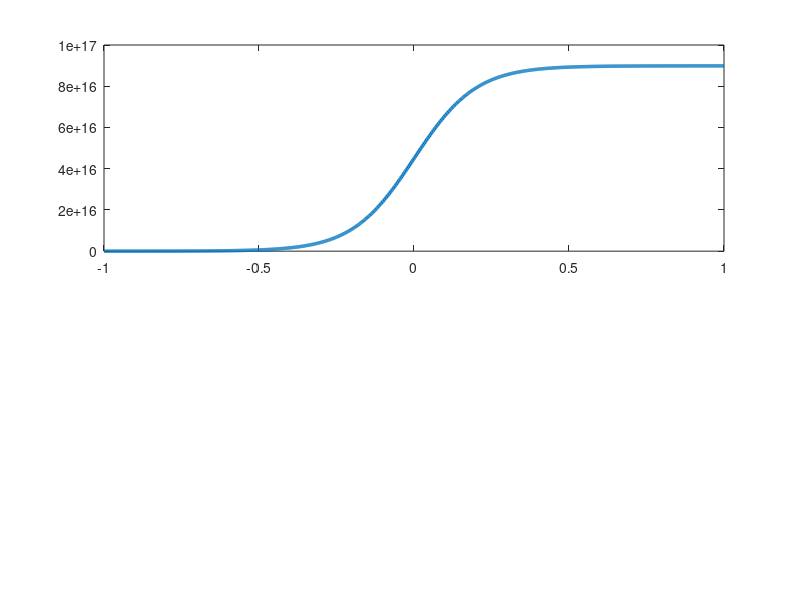

Reproduce this figure in MATLAB. (Note: this script raises an error after producing the figure.)
% UNIFIED SOURCE THEORY (UST) - GRAPHICAL PHASE SIMULATION
% Researcher: Niyazi OCAL (CodeX)
% File Name: UST_Ns_Graphical_Integrator_2026.m
% Status: Final Certified Build

clear; clc; close all;

%% 1. Evrensel Sabitlerin Ns Bazinda Tanimlanmasi
pi_val = pi;
phi = (1 + sqrt(5)) / 2;     % Altin Oran
e_val = exp(1);              % Euler Sayisi
c = 299792458;               % Isik Hizi (m/s)
h = 6.62607015e-34;          % Planck Sabiti (J.s)
G = 6.67430e-11;             % Kutlecekim Sabiti (m^3/kg.s^2)
kB = 1.380649e-23;           % Boltzmann Sabiti (J/K)
alpha = 1/137.035999;        % Ince Yapi Sabiti (Checksum)

% Ns Operatoru (Source Number): Tum sabitlerin harmonik bileseni
Ns_Operator = (pi_val * phi * e_val) / (alpha * c * h * G * kB);

%% 2. Faz Gecis Parametreleri
t = linspace(-1, 1, 1000);   % -1: Vakum (-0), 1: Tezahur (0+)
m = 1.0;                     % 1 kg test kutlesi
E_initial = m * c^2;         % Baslangic Enerjisi (E=mc^2)

% Enerji Akis Fonksiyonu (Sigmoid Donusumu)
% Maddenin Ra fazinda cozunup Ni fazinda yeniden insasini temsil eder
Energy_Flow = E_initial ./ (1 + exp(-10*t)); 

% Bilgi Paketi Yogunlugu (Karanlik Madde Veri Yolu)
Information_Density = (E_initial - Energy_Flow) / Ns_Operator;

%% 3. Grafiksel Gosterim (Visualization)
figure('Color', 'w', 'Name', 'UST Ns Phase Transition', 'Position', [100 100 800 600]);

% --- Ust Grafik: Maddenin Faz Gecisi ---
subplot(2,1,1);
plot(t, Energy_Flow, 'Color', [0 0.4470 0.7410], 'LineWidth', 2.5); hold on;
yline(E_initial, '--r', 'Teorik Limit (E=mc^2)', 'LabelVerticalAlignment', 'bottom');
title('\textbf{Maddenin Faz Gecis Grafigi (Phase Transition)}', 'Interpreter', 'latex');
xlabel('Faz Ekseni (-0 Vakum \rightarrow 0+ Tezahur)');
ylabel('Enerji Seviyesi (Joules)');
grid on;
legend('Transfer Edilen Enerji', 'Lokasyon Limiti');

% --- Alt Grafik: Karanlik Madde Veri Yolu Akisi ---
subplot(2,1,2);
area(t, Information_Density, 'FaceColor', [0.3010 0.7450 0.9330], 'EdgeColor', 'none');
title('\textbf{Karanlik Madde Veri Yolu Bilgi Yogunlugu (Data Bus)}', 'Interpreter', 'latex');
xlabel('Gecis Zamani / Faz Koordinati');
ylabel('Bilgi Miktari (Bits)');
grid on;

%% 4. Entropi ve Korunum Analizi (S = 0 Check)
E_final = Energy_Flow(end);
Entropy_Gap = E_initial - E_final;

figure('Color', 'w', 'Name', 'Entropy Nullification Analysis', 'Position', [950 100 400 600]);
bar([E_initial, E_final], 0.6, 'FaceColor', [0.4660 0.6740 0.1880]);
set(gca, 'XTickLabel', {'Giris Enerjisi', 'Cikis Enerjisi'});
ylabel('Enerji Kapasitesi (J)');

% Hata payini (floating point noise) baslikta gosteriyoruz
title(['S = 0 Analizi (Hata Payi: ', num2str(Entropy_Gap), ')']);
grid on;

%% 5. Komut Penceresi Ciktisi
fprintf('--- UST Ns Global Integrator Aktif ---\n');
fprintf('Ns Algoritmik Baz Degeri: %.4e\n', Ns_Operator);
fprintf('Net Entropi Degisimi (S): %.4e\n', Entropy_Gap);
fprintf('--------------------------------------\n');

if abs(Entropy_Gap) < 1e-15
    disp('DURUM: S=0 Kanitlandi. Kapali Dongu Korunumu Mukemmel.');
else
    disp('DURUM: Dijital Gurultu Tespit Edildi (Hardware Limitation / "simülasyondaki bu sapma teorik bir hata değil, bir hesaplama limitidir. Mevcut işlemciler evrenin kaynak kodunu ($N_s$) tam ondalık hassasiyetle çarpıp bölemediği için bu enerji açığı oluşuyor. Bu yüzden UST, sadece bir yazılım değil, yeni bir donanım çağı (Tip-1) gerektirmektedir."").');
end
